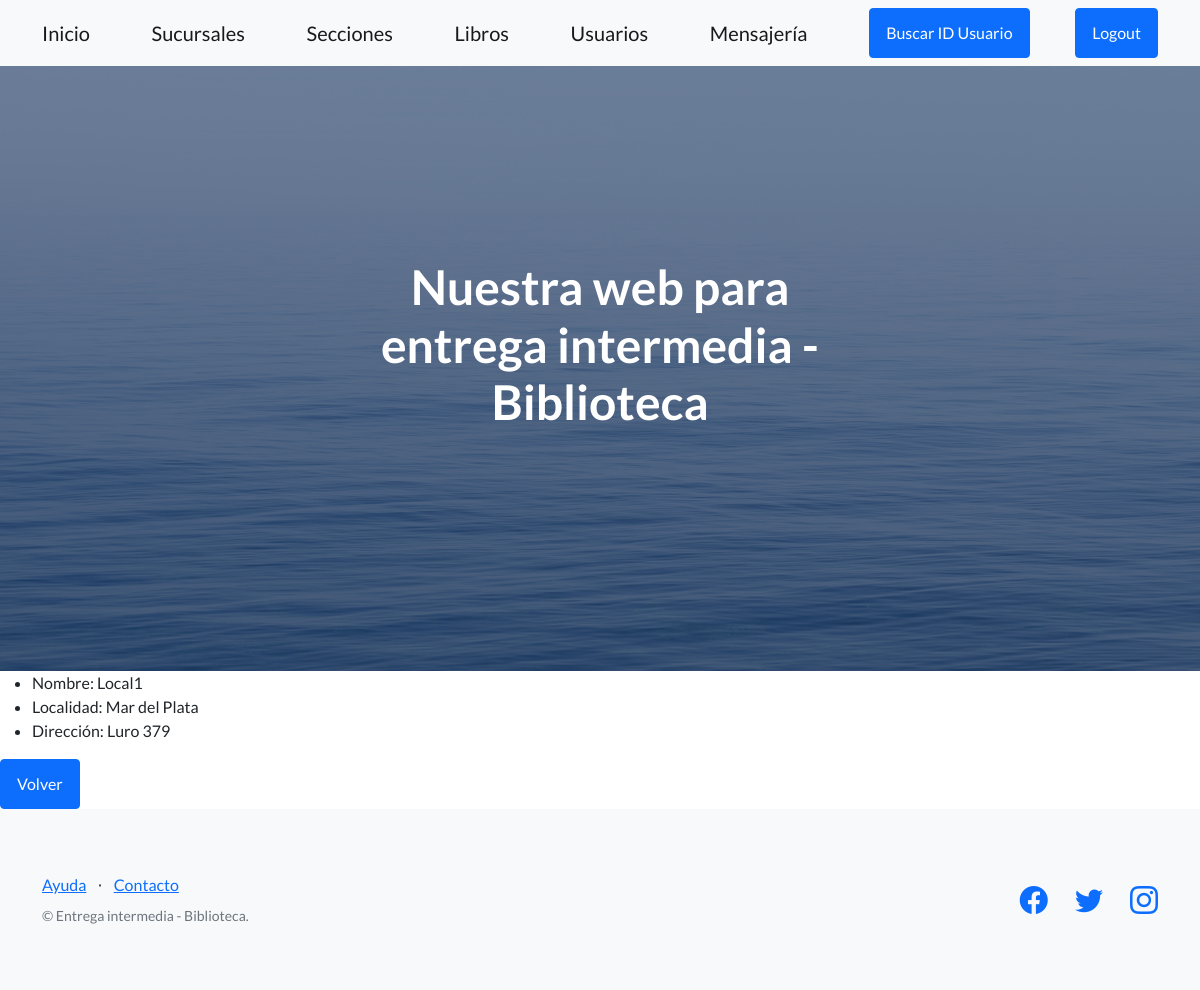
/biblioteca/sucursales/view/8, run on the app's committed database.
### AppEntrega1/models.py (models this page shows, shortened)
class Sucursal(models.Model):
    nombre = models.CharField(max_length=50, verbose_name='Nombre del local')
    localidad = models.CharField(max_length=50)
    direccion = models.CharField(max_length=50)

### AppEntrega1/views.py (the view)
# urls.py: path('sucursales/view/<pk>', SucursalDetailView.as_view(), name = 'sucursal_view'),
class SucursalDetailView(DetailView):
    model = Sucursal
    template_name = 'AppEntrega1/ver_sucursal.html'

### templates/AppEntrega1/ver_sucursal.html (shortened to what this page needs)
{% extends 'AppEntrega1/padre.html' %}
{% block contenidoQueCambia %}
    <ul>
        <li> Nombre: {{sucursal.nombre}}</li>
        <li> Localidad: {{sucursal.localidad}}</li>
        <li> Dirección: {{sucursal.direccion}}</li>
    </ul>
    <a class="btn btn-primary" href="{% url 'sucursales' %}"> Volver </a>
{% endblock %}

### data on the page
Sucursal: nombre "Local1", localidad "Mar del Plata", direccion "Luro 379"
